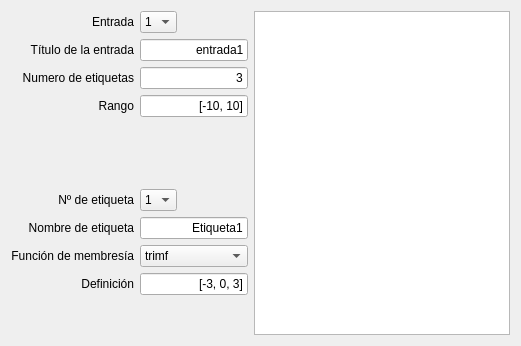
            <widget class="QWidget" name="entradasTab">
             <attribute name="title">
              <string>Entradas</string>
             </attribute>
             <layout class="QGridLayout" name="gridLayout_19">
              <item row="0" column="0">
               <layout class="QHBoxLayout" name="horizontalLayout_8">
                <property name="sizeConstraint">
                 <enum>QLayout::SetFixedSize</enum>
                </property>
                <item>
                 <layout class="QVBoxLayout" name="verticalLayout">
                  <property name="sizeConstraint">
                   <enum>QLayout::SetDefaultConstraint</enum>
                  </property>
                  <item>
                   <widget class="QLabel" name="label_7">
                    <property name="sizePolicy">
                     <sizepolicy hsizetype="Preferred" vsizetype="Preferred">
                      <horstretch>0</horstretch>
                      <verstretch>0</verstretch>
                     </sizepolicy>
                    </property>
                    <property name="text">
                     <string>Entrada</string>
                    </property>
                    <property name="alignment">
                     <set>Qt::AlignRight|Qt::AlignTrailing|Qt::AlignVCenter</set>
                    </property>
                   </widget>
                  </item>
                  <item>
                   <widget class="QLabel" name="label_6">
                    <property name="sizePolicy">
                     <sizepolicy hsizetype="Preferred" vsizetype="Preferred">
                      <horstretch>0</horstretch>
                      <verstretch>0</verstretch>
                     </sizepolicy>
                    </property>
                    <property name="text">
                     <string>Título de la entrada</string>
                    </property>
                    <property name="alignment">
                     <set>Qt::AlignRight|Qt::AlignTrailing|Qt::AlignVCenter</set>
                    </property>
                   </widget>
                  </item>
                  <item>
                   <widget class="QLabel" name="label_5">
                    <property name="sizePolicy">
                     <sizepolicy hsizetype="Minimum" vsizetype="Preferred">
                      <horstretch>0</horstretch>
                      <verstretch>0</verstretch>
                     </sizepolicy>
                    </property>
                    <property name="text">
                     <string>Numero de etiquetas</string>
                    </property>
                    <property name="alignment">
                     <set>Qt::AlignRight|Qt::AlignTrailing|Qt::AlignVCenter</set>
                    </property>
                   </widget>
                  </item>
                  <item>
                   <widget class="QLabel" name="label_4">
                    <property name="sizePolicy">
                     <sizepolicy hsizetype="Preferred" vsizetype="Preferred">
                      <horstretch>0</horstretch>
                      <verstretch>0</verstretch>
                     </sizepolicy>
                    </property>
                    <property name="text">
                     <string>Rango</string>
                    </property>
                    <property name="alignment">
                     <set>Qt::AlignRight|Qt::AlignTrailing|Qt::AlignVCenter</set>
                    </property>
                   </widget>
                  </item>
                 </layout>
                </item>
                <item>
                 <layout class="QVBoxLayout" name="verticalLayout_9">
                  <property name="sizeConstraint">
                   <enum>QLayout::SetFixedSize</enum>
                  </property>
                  <item>
                   <widget class="QComboBox" name="inputNumber">
                    <property name="sizePolicy">
                     <sizepolicy hsizetype="Fixed" vsizetype="Fixed">
                      <horstretch>0</horstretch>
                      <verstretch>0</verstretch>
                     </sizepolicy>
                    </property>
                    <property name="maxVisibleItems">
                     <number>50</number>
                    </property>
                    <item>
                     <property name="text">
                      <string>1</string>
                     </property>
                    </item>
                   </widget>
                  </item>
                  <item>
                   <widget class="FocusLineEdit" name="inputNombre">
                    <property name="sizePolicy">
                     <sizepolicy hsizetype="Fixed" vsizetype="Fixed">
                      <horstretch>0</horstretch>
                      <verstretch>0</verstretch>
                     </sizepolicy>
                    </property>
                    <property name="focusPolicy">
                     <enum>Qt::StrongFocus</enum>
                    </property>
                    <property name="contextMenuPolicy">
                     <enum>Qt::DefaultContextMenu</enum>
                    </property>
                    <property name="toolTip">
                     <string/>
                    </property>
                    <property name="toolTipDuration">
                     <number>-1</number>
                    </property>
                    <property name="statusTip">
                     <string/>
                    </property>
                    <property name="whatsThis">
                     <string/>
                    </property>
                    <property name="inputMethodHints">
                     <set>Qt::ImhNone</set>
                    </property>
                    <property name="inputMask">
                     <string/>
                    </property>
                    <property name="text">
                     <string>entrada1</string>
                    </property>
                    <property name="alignment">
                     <set>Qt::AlignRight|Qt::AlignTrailing|Qt::AlignVCenter</set>
                    </property>
                    <property name="placeholderText">
                     <string>Titulo de la entrada</string>
                    </property>
                    <property name="clearButtonEnabled">
                     <bool>false</bool>
                    </property>
                   </widget>
                  </item>
                  <item>
                   <widget class="FocusLineEdit" name="inputEtiquetasNum">
                    <property name="sizePolicy">
                     <sizepolicy hsizetype="Fixed" vsizetype="Fixed">
                      <horstretch>0</horstretch>
                      <verstretch>0</verstretch>
                     </sizepolicy>
                    </property>
                    <property name="text">
                     <string>3</string>
                    </property>
                    <property name="alignment">
                     <set>Qt::AlignRight|Qt::AlignTrailing|Qt::AlignVCenter</set>
                    </property>
                    <property name="placeholderText">
                     <string>Numero de etiquetas</string>
                    </property>
                   </widget>
                  </item>
                  <item>
                   <widget class="FocusLineEdit" name="inputRange">
                    <property name="sizePolicy">
                     <sizepolicy hsizetype="Fixed" vsizetype="Fixed">
                      <horstretch>0</horstretch>
                      <verstretch>0</verstretch>
                     </sizepolicy>
                    </property>
                    <property name="text">
                     <string>[-10, 10]</string>
                    </property>
                    <property name="alignment">
                     <set>Qt::AlignRight|Qt::AlignTrailing|Qt::AlignVCenter</set>
                    </property>
                    <property name="placeholderText">
                     <string>rango entre corchetes</string>
                    </property>
                   </widget>
                  </item>
                 </layout>
                </item>
               </layout>
              </item>
              <item row="2" column="0">
               <layout class="QHBoxLayout" name="horizontalLayout_9">
                <item>
                 <layout class="QVBoxLayout" name="verticalLayout_10">
                  <item>
                   <widget class="QLabel" name="label_3">
                    <property name="sizePolicy">
                     <sizepolicy hsizetype="Preferred" vsizetype="Preferred">
                      <horstretch>0</horstretch>
                      <verstretch>0</verstretch>
                     </sizepolicy>
                    </property>
                    <property name="text">
                     <string>Nº de etiqueta</string>
                    </property>
                    <property name="alignment">
                     <set>Qt::AlignRight|Qt::AlignTrailing|Qt::AlignVCenter</set>
                    </property>
                   </widget>
                  </item>
                  <item>
                   <widget class="QLabel" name="label_8">
                    <property name="sizePolicy">
                     <sizepolicy hsizetype="Preferred" vsizetype="Preferred">
                      <horstretch>0</horstretch>
                      <verstretch>0</verstretch>
                     </sizepolicy>
                    </property>
                    <property name="text">
                     <string>Nombre de etiqueta</string>
                    </property>
                    <property name="alignment">
                     <set>Qt::AlignRight|Qt::AlignTrailing|Qt::AlignVCenter</set>
                    </property>
                   </widget>
                  </item>
                  <item>
                   <widget class="QLabel" name="label_9">
                    <property name="sizePolicy">
                     <sizepolicy hsizetype="Preferred" vsizetype="Preferred">
                      <horstretch>0</horstretch>
                      <verstretch>0</verstretch>
                     </sizepolicy>
                    </property>
                    <property name="text">
                     <string>Función de membresía</string>
                    </property>
                    <property name="alignment">
                     <set>Qt::AlignRight|Qt::AlignTrailing|Qt::AlignVCenter</set>
                    </property>
                   </widget>
                  </item>
                  <item>
                   <widget class="QLabel" name="label_10">
                    <property name="sizePolicy">
                     <sizepolicy hsizetype="Preferred" vsizetype="Preferred">
                      <horstretch>0</horstretch>
                      <verstretch>0</verstretch>
                     </sizepolicy>
                    </property>
                    <property name="text">
                     <string>Definición</string>
                    </property>
                    <property name="alignment">
                     <set>Qt::AlignRight|Qt::AlignTrailing|Qt::AlignVCenter</set>
                    </property>
                   </widget>
                  </item>
                 </layout>
                </item>
                <item>
                 <layout class="QVBoxLayout" name="verticalLayout_8">
                  <item>
                   <widget class="QComboBox" name="etiquetaNumIn">
                    <property name="sizePolicy">
                     <sizepolicy hsizetype="Fixed" vsizetype="Fixed">
                      <horstretch>0</horstretch>
                      <verstretch>0</verstretch>
                     </sizepolicy>
                    </property>
                    <property name="currentText">
                     <string notr="true">1</string>
                    </property>
                    <property name="currentIndex">
                     <number>0</number>
                    </property>
                    <property name="maxVisibleItems">
                     <number>50</number>
                    </property>
                    <property name="frame">
                     <bool>true</bool>
                    </property>
                    <item>
                     <property name="text">
                      <string>1</string>
                     </property>
                    </item>
                   </widget>
                  </item>
                  <item>
                   <widget class="FocusLineEdit" name="etiquetaNombreIn">
                    <property name="sizePolicy">
                     <sizepolicy hsizetype="Preferred" vsizetype="Fixed">
                      <horstretch>0</horstretch>
                      <verstretch>0</verstretch>
                     </sizepolicy>
                    </property>
                    <property name="text">
                     <string>Etiqueta1</string>
                    </property>
                    <property name="alignment">
                     <set>Qt::AlignRight|Qt::AlignTrailing|Qt::AlignVCenter</set>
                    </property>
                    <property name="placeholderText">
                     <string>Nombre de la etiqueta</string>
                    </property>
                   </widget>
                  </item>
                  <item>
                   <widget class="QComboBox" name="etiquetaMfIn">
                    <property name="sizePolicy">
                     <sizepolicy hsizetype="Preferred" vsizetype="Fixed">
                      <horstretch>0</horstretch>
                      <verstretch>0</verstretch>
                     </sizepolicy>
                    </property>
                    <property name="maxVisibleItems">
                     <number>12</number>
                    </property>
                    <property name="sizeAdjustPolicy">
                     <enum>QComboBox::AdjustToContentsOnFirstShow</enum>
                    </property>
                    <property name="frame">
                     <bool>true</bool>
                    </property>
                    <item>
                     <property name="text">
                      <string>trimf</string>
                     </property>
                    </item>
                    <item>
                     <property name="text">
                      <string>trapmf</string>
                     </property>
                    </item>
                    <item>
                     <property name="text">
                      <string>gaussmf</string>
                     </property>
                    </item>
                    <item>
                     <property name="text">
                      <string>gauss2mf</string>
                     </property>
                    </item>
                    <item>
                     <property name="text">
                      <string>smf</string>
                     </property>
                    </item>
                    <item>
                     <property name="text">
                      <string>zmf</string>
                     </property>
                    </item>
                    <item>
                     <property name="text">
                      <string>sigmf</string>
                     </property>
                    </item>
                    <item>
                     <property name="text">
                      <string>dsigmf</string>
                     </property>
                    </item>
                    <item>
                     <property name="text">
                      <string>psigmf</string>
                     </property>
                    </item>
                    <item>
                     <property name="text">
                      <string>pimf</string>
                     </property>
                    </item>
                    <item>
                     <property name="text">
                      <string>gbellmf</string>
                     </property>
                    </item>
                   </widget>
                  </item>
                  <item>
                   <widget class="FocusLineEdit" name="etiquetaDefinicionIn">
                    <property name="sizePolicy">
                     <sizepolicy hsizetype="Preferred" vsizetype="Fixed">
                      <horstretch>0</horstretch>
                      <verstretch>0</verstretch>
                     </sizepolicy>
                    </property>
                    <property name="text">
                     <string>[-3, 0, 3]</string>
                    </property>
                    <property name="alignment">
                     <set>Qt::AlignRight|Qt::AlignTrailing|Qt::AlignVCenter</set>
                    </property>
                    <property name="placeholderText">
                     <string>vector de la mf</string>
                    </property>
                   </widget>
                  </item>
                 </layout>
                </item>
               </layout>
              </item>
              <item row="3" column="0">
               <spacer name="verticalSpacer_3">
                <property name="orientation">
                 <enum>Qt::Vertical</enum>
                </property>
                <property name="sizeHint" stdset="0">
                 <size>
                  <width>20</width>
                  <height>40</height>
                 </size>
                </property>
               </spacer>
              </item>
              <item row="0" column="1" rowspan="4">
               <widget class="MlpWidget" name="inputgraphicsView"/>
              </item>
              <item row="1" column="0">
               <spacer name="verticalSpacer_5">
                <property name="orientation">
                 <enum>Qt::Vertical</enum>
                </property>
                <property name="sizeType">
                 <enum>QSizePolicy::Fixed</enum>
                </property>
                <property name="sizeHint" stdset="0">
                 <size>
                  <width>20</width>
                  <height>66</height>
                 </size>
                </property>
               </spacer>
              </item>
             </layout>
            </widget>
